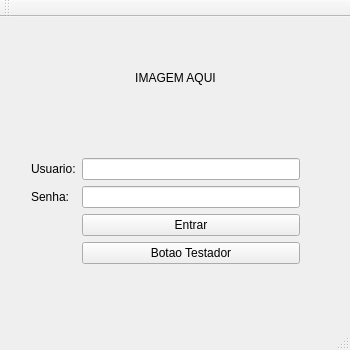
<?xml version="1.0" encoding="UTF-8"?>
<ui version="4.0">
 <class>sistema</class>
 <widget class="QMainWindow" name="sistema">
  <property name="geometry">
   <rect>
    <x>0</x>
    <y>0</y>
    <width>350</width>
    <height>350</height>
   </rect>
  </property>
  <property name="minimumSize">
   <size>
    <width>350</width>
    <height>350</height>
   </size>
  </property>
  <property name="maximumSize">
   <size>
    <width>350</width>
    <height>350</height>
   </size>
  </property>
  <property name="sizeIncrement">
   <size>
    <width>350</width>
    <height>350</height>
   </size>
  </property>
  <property name="baseSize">
   <size>
    <width>350</width>
    <height>350</height>
   </size>
  </property>
  <property name="windowTitle">
   <string>Pet Shop Management</string>
  </property>
  <property name="autoFillBackground">
   <bool>false</bool>
  </property>
  <widget class="QWidget" name="centralWidget">
   <widget class="QWidget" name="layoutWidget">
    <property name="geometry">
     <rect>
      <x>20</x>
      <y>130</y>
      <width>291</width>
      <height>130</height>
     </rect>
    </property>
    <layout class="QGridLayout" name="gridLayout">
     <item row="0" column="1">
      <widget class="QLineEdit" name="usuario_txt">
       <property name="autoFillBackground">
        <bool>false</bool>
       </property>
       <property name="clearButtonEnabled">
        <bool>true</bool>
       </property>
      </widget>
     </item>
     <item row="1" column="1">
      <widget class="QLineEdit" name="senha_txt">
       <property name="echoMode">
        <enum>QLineEdit::Password</enum>
       </property>
       <property name="clearButtonEnabled">
        <bool>true</bool>
       </property>
      </widget>
     </item>
     <item row="1" column="0">
      <widget class="QLabel" name="label_2">
       <property name="text">
        <string>Senha:</string>
       </property>
      </widget>
     </item>
     <item row="2" column="1">
      <layout class="QVBoxLayout" name="verticalLayout">
       <item>
        <widget class="QPushButton" name="btn_entrar">
         <property name="acceptDrops">
          <bool>true</bool>
         </property>
         <property name="text">
          <string>Entrar</string>
         </property>
        </widget>
       </item>
       <item>
        <widget class="QPushButton" name="btn_testador">
         <property name="text">
          <string>Botao Testador</string>
         </property>
        </widget>
       </item>
      </layout>
     </item>
     <item row="0" column="0">
      <widget class="QLabel" name="label">
       <property name="text">
        <string>Usuario:</string>
       </property>
      </widget>
     </item>
    </layout>
   </widget>
   <widget class="QLabel" name="Imagem_login">
    <property name="geometry">
     <rect>
      <x>120</x>
      <y>30</y>
      <width>111</width>
      <height>61</height>
     </rect>
    </property>
    <property name="text">
     <string>IMAGEM AQUI</string>
    </property>
    <property name="alignment">
     <set>Qt::AlignCenter</set>
    </property>
   </widget>
  </widget>
  <widget class="QMenuBar" name="menuBar">
   <property name="geometry">
    <rect>
     <x>0</x>
     <y>0</y>
     <width>350</width>
     <height>22</height>
    </rect>
   </property>
  </widget>
  <widget class="QToolBar" name="mainToolBar">
   <attribute name="toolBarArea">
    <enum>TopToolBarArea</enum>
   </attribute>
   <attribute name="toolBarBreak">
    <bool>false</bool>
   </attribute>
  </widget>
  <widget class="QStatusBar" name="statusBar">
   <property name="font">
    <font>
     <family>Arial</family>
     <pointsize>8</pointsize>
     <italic>true</italic>
    </font>
   </property>
  </widget>
 </widget>
 <layoutdefault spacing="6" margin="11"/>
 <resources/>
 <connections/>
</ui>
